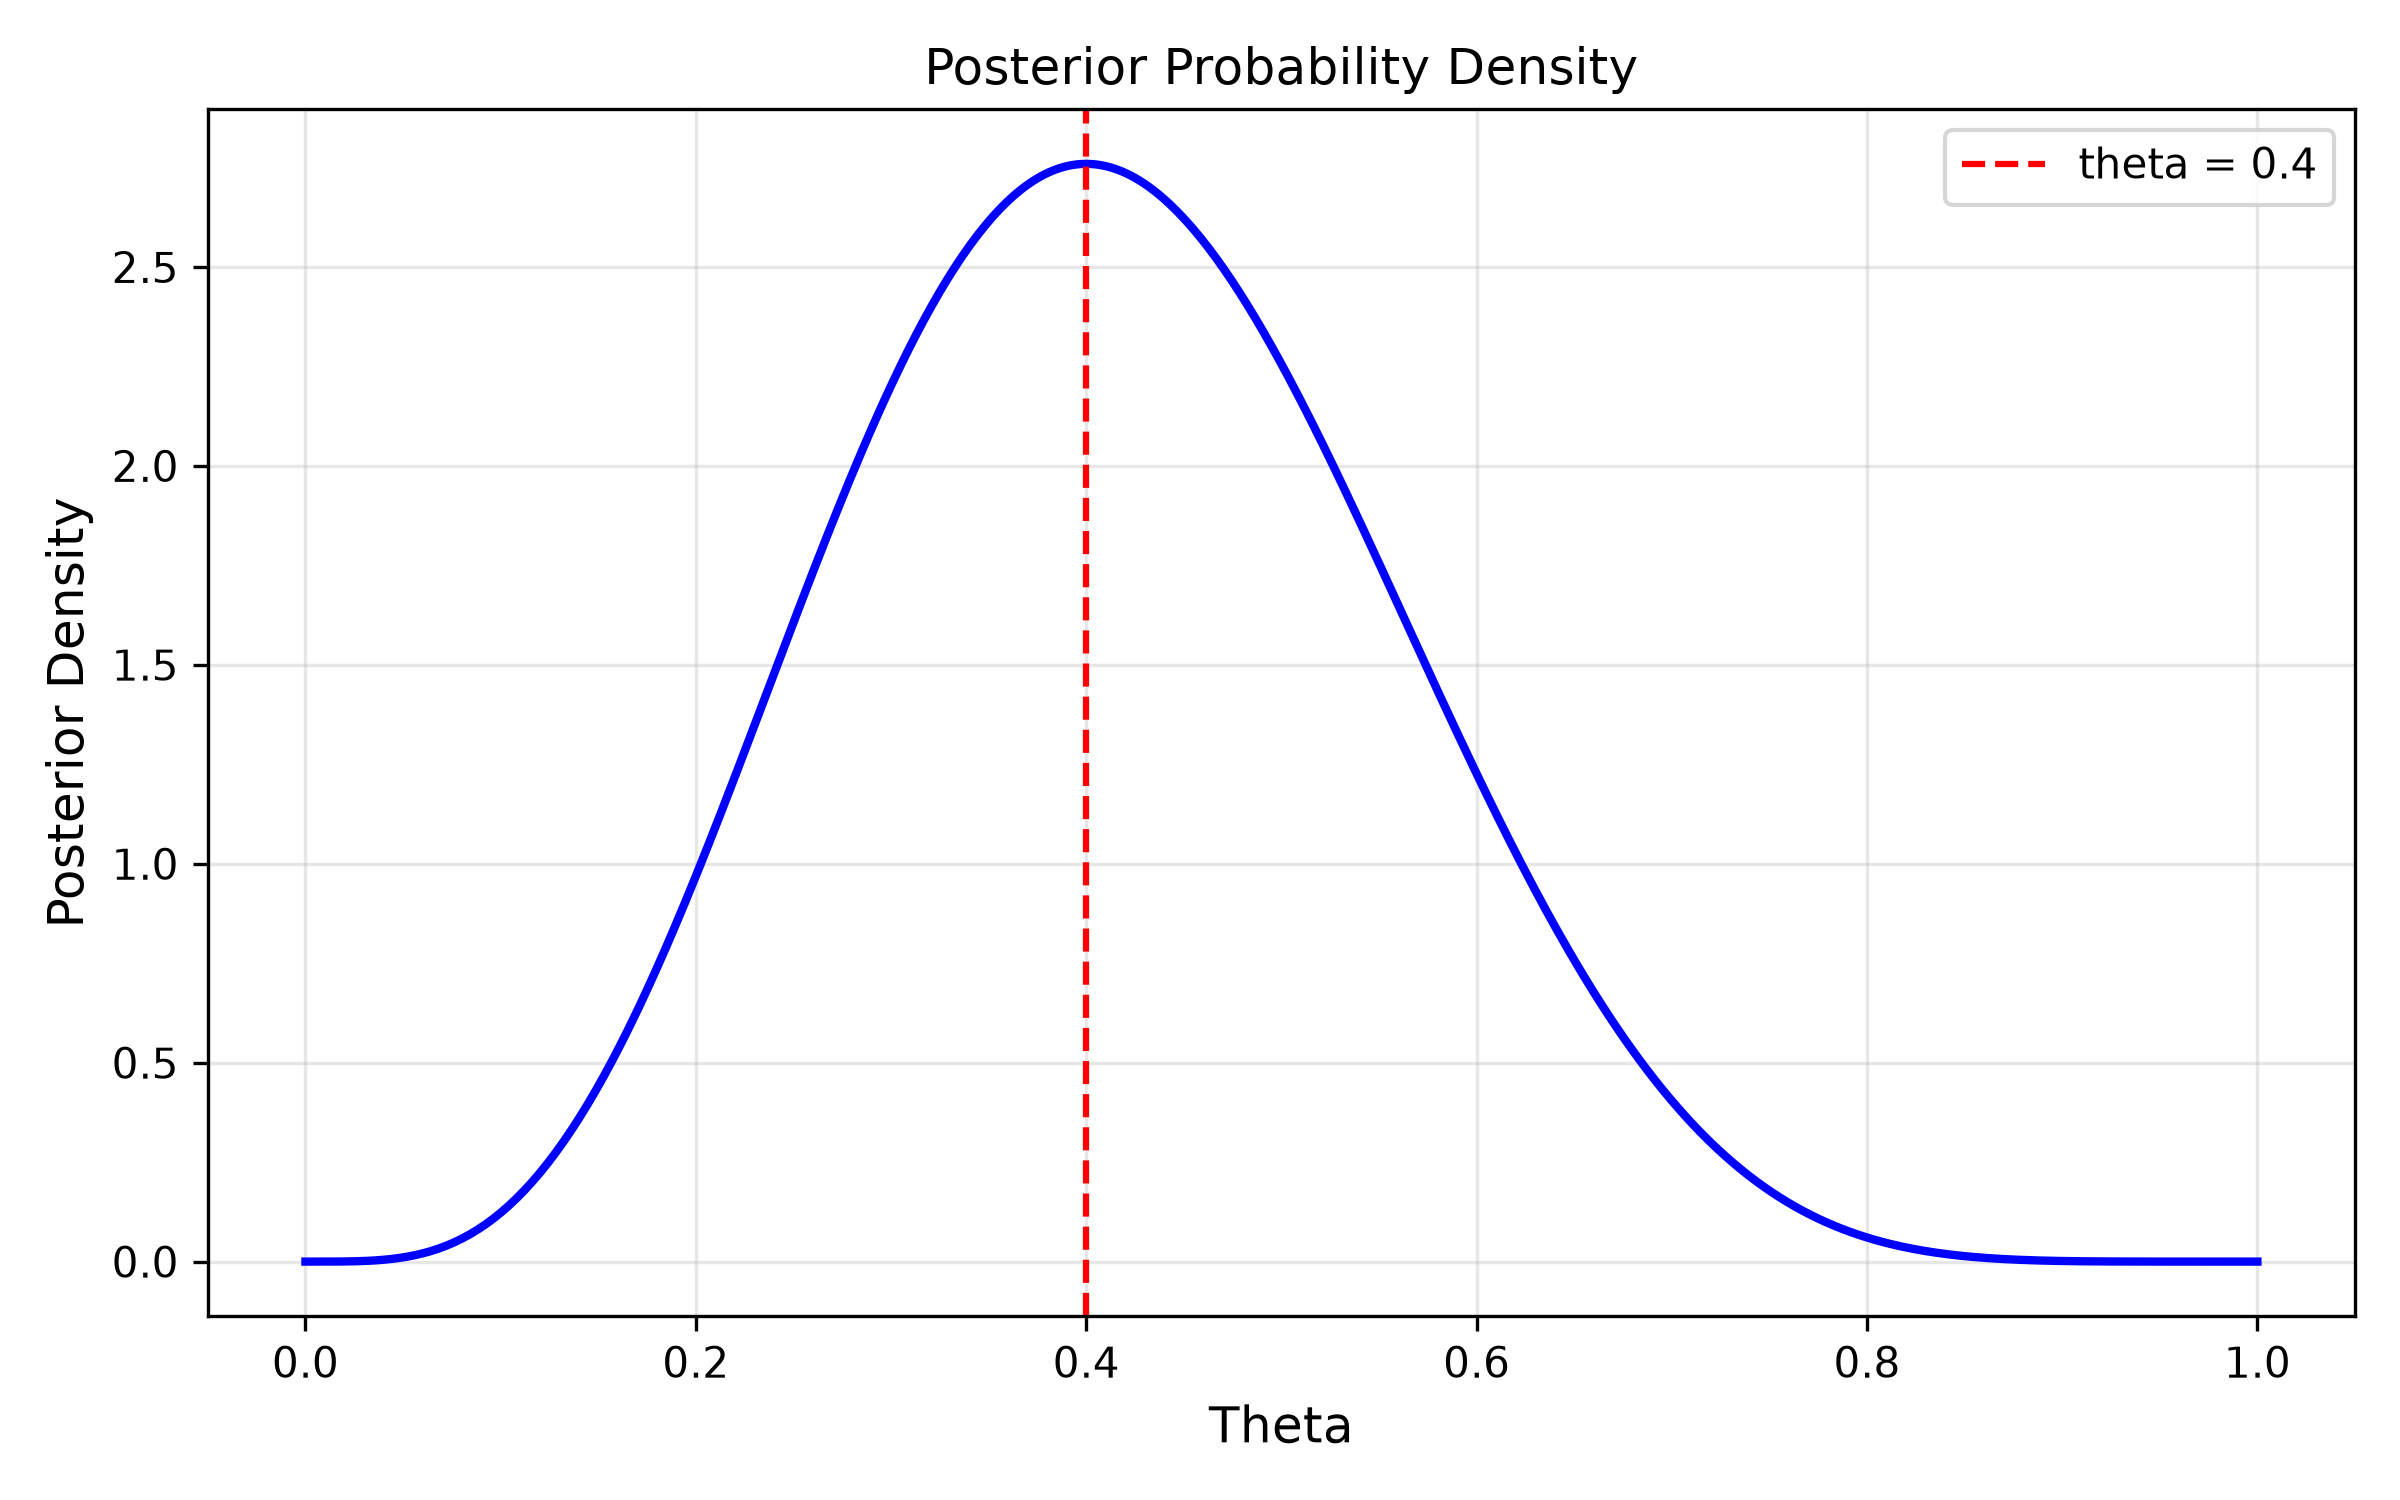

Source code (Python):
# HW 9.2: Credible Interval on a Proportion
#
# Given:
# Total coin tosses = 10
# Number of heads = 4
# Number of tails = 6
#
# Observed proportion of heads = 4/10 = 0.4
#
# theta = unknown true probability of getting heads
# Prior probability: p(theta) = 1 for 0 <= theta <= 1

import numpy as np
import matplotlib.pyplot as plt
from scipy.integrate import quad
from math import comb

# --------------------------------------------
# QUESTION 1: Find likelihood P(D|theta)
# --------------------------------------------
# Binomial formula:
# P(D|theta) = C(n,k) * theta^k * (1-theta)^(n-k)
# n = 10, k = 4, C(10,4) = 210
# Answer: P(D|theta) = 210 * theta^4 * (1-theta)^6

n = 10
k = 4
C = comb(n, k)

def likelihood(theta):
    return C * theta**k * (1-theta)**(n-k)

print('QUESTION 1')
print('Likelihood = 210 * theta^4 * (1-theta)^6')
print()

# --------------------------------------------
# QUESTION 2: Find P(D)
# --------------------------------------------
# P(D) = integral from 0 to 1 of P(D|theta) * p(theta) dtheta
# Since p(theta) = 1:
# P(D) = integral from 0 to 1 of 210 * theta^4 * (1-theta)^6 dtheta
# Answer: P(D) = 1/11 = 0.090909...

P_D, error = quad(likelihood, 0, 1)

print('QUESTION 2')
print('P(D) =', P_D)
print()

# --------------------------------------------
# QUESTION 3: Plot posterior p(theta|D)
# --------------------------------------------
# Bayes theorem: p(theta|D) = P(D|theta) * p(theta) / P(D)
# Since p(theta) = 1:
# p(theta|D) = P(D|theta) / P(D)
# Answer: p(theta|D) = 2310 * theta^4 * (1-theta)^6
# The posterior density peaks at theta = 0.4.

def posterior(theta):
    return likelihood(theta) / P_D

theta = np.linspace(0, 1, 500)
y = posterior(theta)

plt.figure(figsize=(8, 5))
plt.plot(theta, y, color='blue', linewidth=2)
plt.axvline(0.4, color='red', linestyle='--', label='theta = 0.4')
plt.xlabel('Theta', fontsize=12)
plt.ylabel('Posterior Density', fontsize=12)
plt.title('Posterior Probability Density', fontsize=12)
plt.legend()
plt.grid(True, alpha=0.3)
plt.tight_layout()
plt.savefig('HW9_2.png', dpi=300)
plt.show()

print('QUESTION 3')
print('Posterior = 2310 * theta^4 * (1-theta)^6')
print('Graph saved as HW9_2.png')
print()

# --------------------------------------------
# QUESTION 4: Calculate integral from 0 to a
# --------------------------------------------
# Integral from 0 to a of p(theta|D) dtheta
# = Integral from 0 to a of 2310 * theta^4 * (1-theta)^6 dtheta
# Given: a = 0.02, 0.04, 0.06, 0.08, 0.10
# The integral is the area under the posterior curve from 0 to a.

a_values = [0.02, 0.04, 0.06, 0.08, 0.10]

print('QUESTION 4')
print('Area under posterior from 0 to a')
print()

for a in a_values:
    area, error = quad(posterior, 0, a)
    print('a =', a, '  Area =', round(area, 10))
